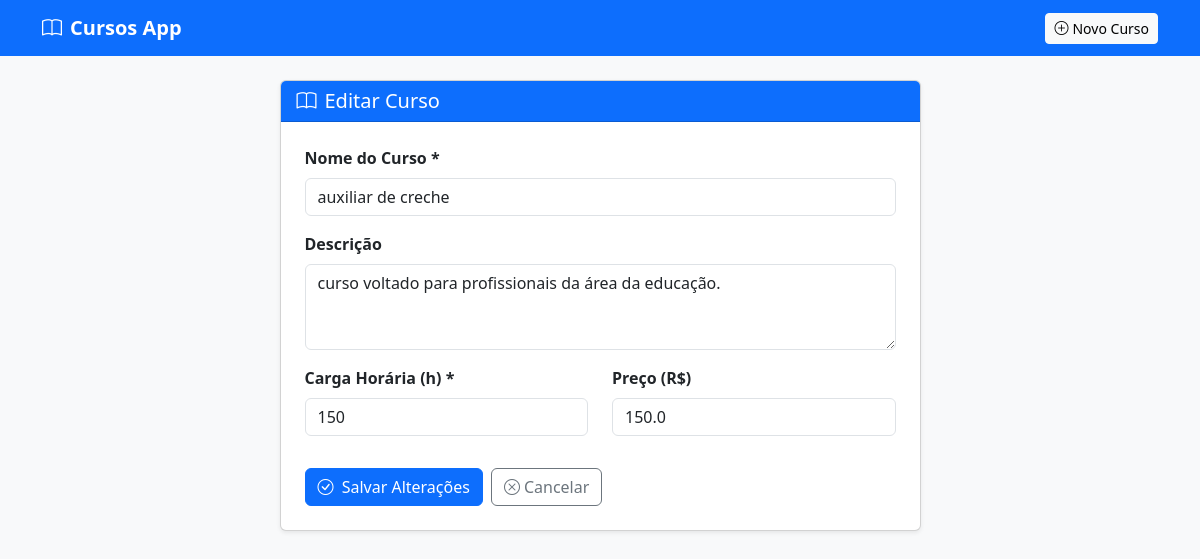
/cursos/3/editar, run on the app's committed database.
### models.py (models this page shows, shortened)
class Curso(Base):
    __tablename__ = "cursos"         # nome da tabela no banco
    id          = Column(Integer, primary_key=True, index=True)
    nome        = Column(String(100), nullable=False)
    descricao   = Column(String(300), nullable=True)
    carga_hor   = Column(Integer, nullable=False)   # em horas
    preco       = Column(Float, default=0.0)

### main.py (the view)
@app.get("/cursos/{curso_id}/editar", response_class=HTMLResponse)
def form_editar(curso_id: int, request: Request, db: Session = Depends(get_db)):
    curso = repository.buscar_curso(db, curso_id)
    if not curso:
        return RedirectResponse("/cursos", status_code=303)
    return templates.TemplateResponse(
        request=request,
        name="form.html",
        context={"curso": curso, "title": "Editar Curso"}
    )

### templates/form.html
{% extends "base.html" %}
{% block conteudo %}
<div class="row justify-content-center">
  <div class="col-md-7">
    <div class="card shadow-sm">
      <div class="card-header bg-primary text-white">
        <h5 class="mb-0">
          <i class="bi bi-book me-2"></i>{{ title }}
        </h5>
      </div>
      <div class="card-body p-4">
        {% if curso %}
          {% set action = "/cursos/" ~ curso.id ~ "/editar" %}
        {% else %}
          {% set action = "/cursos" %}
        {% endif %}
        <form method="POST" action="{{ action }}">
          <div class="mb-3">
            <label class="form-label fw-semibold">Nome do Curso *</label>
            <input type="text" name="nome" class="form-control"
                   value="{{ curso.nome if curso else '' }}"
                   placeholder="Ex: Python Básico"
                   required minlength="3" maxlength="100">
          </div>
          <div class="mb-3">
            <label class="form-label fw-semibold">Descrição</label>
            <textarea name="descricao" class="form-control" rows="3"
                      placeholder="Descreva o curso..."
                      maxlength="300">{{ curso.descricao if curso else '' }}</textarea>
          </div>
          <div class="row">
            <div class="col-md-6 mb-3">
              <label class="form-label fw-semibold">Carga Horária (h) *</label>
              <input type="number" name="carga_hor" class="form-control"
                     value="{{ curso.carga_hor if curso else '' }}"
                     placeholder="Ex: 40" min="1" required>
            </div>
            <div class="col-md-6 mb-3">
              <label class="form-label fw-semibold">Preço (R$)</label>
              <input type="number" name="preco" class="form-control"
                     value="{{ curso.preco if curso else '0.00' }}"
                     step="0.01" min="0" placeholder="0.00">
            </div>
          </div>
          <div class="d-flex gap-2 mt-3">
            <button type="submit" class="btn btn-primary">
              <i class="bi bi-check-circle me-1"></i>
              {{ "Salvar Alterações" if curso else "Cadastrar Curso" }}
            </button>
            <a href="/cursos" class="btn btn-outline-secondary">
              <i class="bi bi-x-circle me-1"></i>Cancelar
            </a>
          </div>
        </form>
      </div>
    </div>
  </div>
</div>
{% endblock %}

### data on the page
Curso: nome "auxiliar de creche", descricao "curso voltado para profissionais da área da educação.", carga_hor "150", preco "150.0"

### other printed values
{{ title }} "Editar Curso"
{{ "Salvar Alterações" if curso else "Cadastrar Curso" }} "Salvar Alterações"
